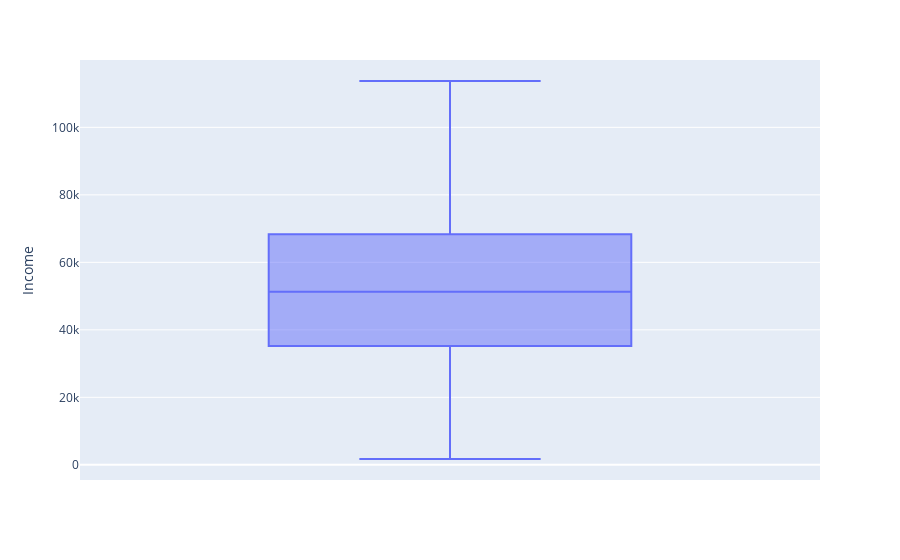

Here is the notebook cell this chart was saved with:
### Code cell
px.box(data, y="Income")

### Figure 1 — Plotly figure (JSON) as saved in the notebook; plotly's stock layout.template omitted (floating-point values rounded to 4 significant figures; data arrays with more than 128 entries replaced by an {"elided": "..."} marker saying what was removed)
{"data": [{"alignmentgroup": "True", "hovertemplate": "Income=%{y}<extra></extra>", "legendgroup": "", "marker": {"color": "#636efa"}, "name": "", "notched": false, "offsetgroup": "", "orientation": "v", "showlegend": false, "type": "box", "x0": " ", "xaxis": "x", "y": {"elided": "2208 int values"}, "y0": " ", "yaxis": "y"}], "layout": {"boxmode": "group", "legend": {"tracegroupgap": 0}, "margin": {"t": 60}, "xaxis": {"anchor": "y", "domain": [0, 1]}, "yaxis": {"anchor": "x", "domain": [0, 1], "title": {"text": "Income"}}}}
